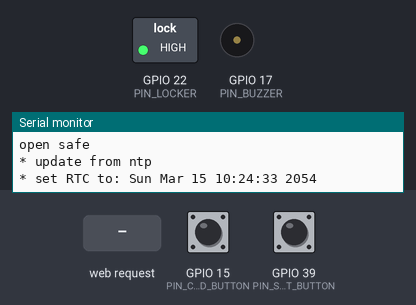
Recording of a program running on a simulated ESP32. Parts: switched loads named in the program (green lamp = pin HIGH), buzzer (waves = sounding), the last lines printed to the serial monitor. The inputs (shaded band) are chosen by the test bench; at power-on: GPIO 39 (PIN_START_BUTTON) LOW, GPIO 15 (PIN_CLOSED_BUTTON) LOW. WiFi joins after 1.5 s; servers stay silent unless stated; network time is answered at once with the bench clock; the local clock reads 2024-03-15 10:24:30 at power-on unless the program sets it; random numbers use the default seed unless the program sets one; EEPROM starts erased; not simulated (calls return 0 or success): credentials.h; pins used as bus, display or sensor lines are not drawn.

Above: at 4.7 s.
4.8 s: GPIO 39 (PIN_START_BUTTON) pulled HIGH for 0.15 s
6.4 s: HTTP request GET /start received
At 6.7 s:
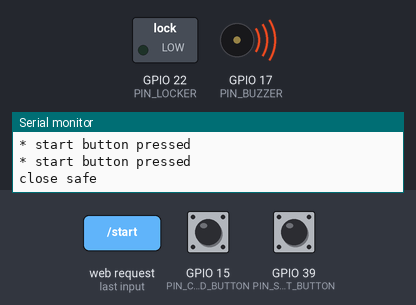
7.9 s: GPIO 39 (PIN_START_BUTTON) pulled HIGH for 1 s
At 10.0 s:
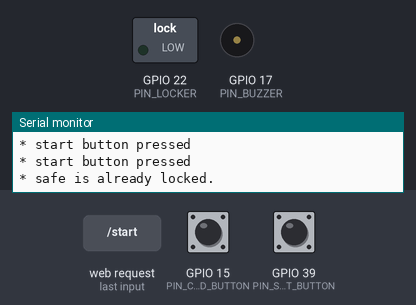
Timing chart, 0 to 11.5 s (numbered marks = the images above; inputs shaded):
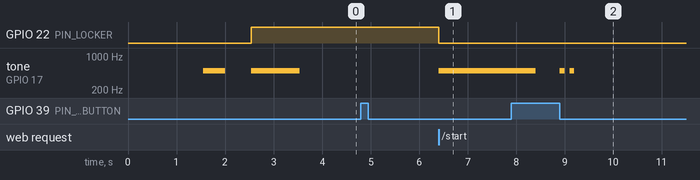

The program:

main.cpp
```cpp
#include <WiFi.h>
#include <WiFiClient.h>
#include <WebServer.h>
#include <ESPmDNS.h>
#include <Preferences.h>
#include <string>

#include <ThreeWire.h>
#include <RtcDS1302.h>

#include <WiFiUdp.h>
#include <NTPClient.h>

#include "driver/adc.h"
#include "lib/safe.h"
#include "lib/beepsound.h"
#include "credentials.h"

#define NAME_ADDRESS 0
#define START_CLOSE_PARAM "start"
#define OPEN_TIME_FIELD "open-time"

#define PIN_START_BUTTON GPIO_NUM_39
int startbuttonpressedCount = 0;

#define BUZZER_CHANNEL 0 // beep channel
#define PIN_BUZZER 17 // buzzer pin
#define PIN_LOCKER 22
#define PIN_CLOSED_BUTTON 15

#define PIN_RTC_POWER 14
#define PIN_CLK 27
#define PIN_DATA 26
#define PIN_RST 25

const time_t NO_TIME_SET = -1;

volatile bool safeOpen = false;

int unlockCode = 0;
const long todayTime = 1587711943;

BeepSound beep(BUZZER_CHANNEL);
WebServer server(80);
Preferences preferences;

ThreeWire myWire(PIN_DATA,PIN_CLK,PIN_RST);
RtcDS1302<ThreeWire> rtc(myWire);

WiFiUDP ntpUDP;
NTPClient ntp(ntpUDP);

time_t loadSafeOpenTime() {
  return preferences.getULong(OPEN_TIME_FIELD, -1);
}

void saveOpenTime(time_t time) {
  preferences.putULong(OPEN_TIME_FIELD,time);
}

void openSafe() {
  Serial.println("open safe");
  preferences.remove(OPEN_TIME_FIELD);
  digitalWrite(PIN_LOCKER, HIGH);
  beep.open();
}

void closeSafe() {
  Serial.println("close safe");
  safeOpen = false;
  digitalWrite(PIN_LOCKER, LOW);
  beep.close();
}

const time_t getCurrentTime() {
  if (rtc.IsDateTimeValid()) {
    return rtc.GetDateTime();
  } else {
    Serial.println("NOT SET!");
    return NO_TIME_SET;
  }
}

void handleSafeStatus() {
  if (safeOpen) {
    server.send(200, "text/html", "<h1>Safe is open</h1> <p>No time is set. Click on <a href='/start'>Start</a> to activate closing until next Friday.</p>");
  } else {
    char msg[500];
    time_t safeOpenTime = loadSafeOpenTime();
    time_t currentTime = getCurrentTime();
    String safeOpenTimeStr = ctime(&safeOpenTime);
    String currentTimeStr = ctime(&currentTime);
    snprintf(msg, 500, "<h1>safe is closed</h1><div><p>Today is %s</p> <p>open time %s</p></div>", currentTimeStr.c_str(), safeOpenTimeStr.c_str());
    server.send(200, "text/html ", msg);
  }
}

void handleUnlockCodeOpenSafe() {
  openSafe();
  server.send(200, "text/html", "<html><head><meta http-equiv=\"refresh\" content=\"1; URL=/\"></head></html>");
  delay(500);
  ESP.restart();
}

void closeSafeUntilFriday() {
  bool lockInOpenPosition = ( digitalRead(PIN_CLOSED_BUTTON) == LOW);
  if (!safeOpen) {
    Serial.println("* safe is already locked.");
    beep.noAccess();
  } else if (!lockInOpenPosition) {
    Serial.println("* safe door lock is closed and musted be in open position before locking!");
    beep.noAccess();
  } else {
    time_t newTime = moveDateToFriday(getCurrentTime());
    saveOpenTime(newTime);
    closeSafe();
  }
}

void handleCloseSafeUntilFriday() {
  closeSafeUntilFriday();
  handleSafeStatus();
}

void sleep() {
  digitalWrite(PIN_LOCKER, LOW);
  Serial.flush();
  WiFi.disconnect();
  WiFi.mode(WIFI_OFF);
  adc_power_off();
  Serial.println("* power off");
  delay(1000);
  esp_deep_sleep_start();
}

void powerOff() {
  beep.goodbye();
  sleep();
}

void updateRtc() {
  if (ntp.forceUpdate()) {
    Serial.println("* update from ntp");
    time_t now = ntp.getEpochTime();
    rtc.SetDateTime(now);
    Serial.printf("* set RTC to: %s",ctime(&now));
  } else {
    Serial.println("* coult not update NTP");
    beep.error();
    sleep();
  }

}

void IRAM_ATTR startButtonPressed() {
  Serial.println("* start button pressed");
  startbuttonpressedCount++;
}

void setup(void) {
  Serial.begin(115200);
  pinMode(PIN_BUZZER, OUTPUT);
  pinMode(PIN_RTC_POWER, OUTPUT);
  pinMode(PIN_LOCKER, OUTPUT);
  pinMode(PIN_START_BUTTON, INPUT);
  pinMode(PIN_CLOSED_BUTTON, PULLUP);
  digitalWrite(PIN_RTC_POWER, HIGH);


  // generate unlock code
  randomSeed(analogRead(0));
  unlockCode = random(99999);

  // init buzzer / ntp
  ledcSetup(BUZZER_CHANNEL, 500, 8);
  ledcAttachPin(PIN_BUZZER, BUZZER_CHANNEL);

  // set time store/preferences
  preferences.begin("tresor", false);

  // remove preferences on reset
  // preferences.remove(OPEN_TIME_FIELD);

  // enable deep sleep¨
  esp_sleep_enable_ext0_wakeup(PIN_START_BUTTON, 0);

  // init wifi
  WiFi.mode(WIFI_STA);
  WiFi.begin(AP_SSID, AP_PASSWORD);
  WiFi.setHostname("tresor");

  Serial.printf("Tresor v1.0 - unlock code %d\n",unlockCode);

  int count = 0;

  while (WiFi.status() != WL_CONNECTED) {
    delay(100);
    Serial.print(".");

    if (count++ > 100) {
      beep.error();
      sleep();
    }
  }
  beep.upAndRunning();
  delay(500);

  if (MDNS.begin("esp32")) {
    Serial.println("* MDNS responder started");
  }

  // time
  ntp.begin();

  time_t openSafeTime = loadSafeOpenTime();
  time_t currentTime = getCurrentTime();

  Serial.println("Opening Hours");
  Serial.printf("* curr-time is: %s",ctime(&currentTime));
  Serial.printf("* open-time is: %s",ctime(&openSafeTime));

  if (currentTime == NO_TIME_SET || currentTime < todayTime) {
    Serial.println("* time not set or invalid");
    updateRtc();
    safeOpen = true;
  } else {
    Serial.println("* time is set correctly, checking if it due ...");
    safeOpen = difftime(openSafeTime,currentTime) < 0;
  }

  // start server
  server.begin();

  if (safeOpen) {
    Serial.println("* safe is open");
    openSafe();
    updateRtc();
  } else {
    Serial.println("* access denied");
    beep.noAccess();
  }

  attachInterrupt(PIN_START_BUTTON, startButtonPressed, HIGH);

  server.on((String("/") + String(unlockCode)).c_str(), handleUnlockCodeOpenSafe);
  server.on("/start", handleCloseSafeUntilFriday);
  server.on("/", handleSafeStatus);
}

long lastTime = millis();

void loop(void) {

  // Serial.printf("* door state: %d\n",digitalRead(PIN_CLOSED_BUTTON));
  // delay(100);

  if (startbuttonpressedCount >= 4) {
    startbuttonpressedCount = 0;
    closeSafeUntilFriday();
  } else if (lastTime + (100 * 1000) > millis()) {
    server.handleClient();
  } else {
    powerOff();
  }
}
```

beepsound.cpp
```cpp
#include "beepsound.h"
#include <Arduino.h>

BeepSound::BeepSound(int mchannel) {
  channel = mchannel;
}

void BeepSound::single() {
  ledcWrite(channel,10);
  delay(100);
  ledcWrite(channel,0);
}

void BeepSound::reset() {
  ledcWrite(channel,10);
  delay(100);
  ledcWrite(channel,0);
  delay(100);
  ledcWrite(channel,10);
  delay(100);
  ledcWrite(channel,0);
}

void BeepSound::upAndRunning() {
  for (int i=0; i<10; i++) {
    ledcWrite(channel, i*10);
    delay(50);
  }
  ledcWrite(channel, 0);
}

void BeepSound::open() {
  ledcWrite(channel,10);
  delay(1000);
  ledcWrite(channel,0);
}

void BeepSound::close() {
  ledcWrite(channel,10);
  delay(2000);
  ledcWrite(channel,0);
}


void BeepSound::goodbye() {
  for (int i=0; i < 3; i++) {
    ledcWrite(channel,10);
    delay(100);
    ledcWrite(channel,0);
    delay(400);
  }
}

void BeepSound::noAccess() {
  ledcWrite(channel,20);
  delay(100);
  ledcWrite(channel,0);
  delay(100);
  ledcWrite(channel,20);
  delay(100);
  ledcWrite(channel,0);
  delay(100);
}

void BeepSound::error() {
  ledcWrite(channel,10);
  delay(2000);
  ledcWrite(channel,0);
}
```

beepsound.h
```cpp
#ifndef BEEPSOUND_H
#define BEEPSOUND_H

class BeepSound {
  private:
    int channel;
  public:
    BeepSound(int channel);
    void reset();
    void single();
    void error();
    void upAndRunning();
    void open();
    void close();
    void goodbye();
    void noAccess();
};

#endif
```

safe.cpp
```cpp
#include <Arduino.h>

void printTime(tm &time) {
  Serial.println(&time, "%A, %B %d %Y %H:%M:%S");
}

int countDaysUntilWeekDay(uint8_t targetWd, tm * time) {
  uint8_t days = (targetWd - time->tm_wday) % 7;
  if (days == 0) {
    return 7;
  } else {
    return days;
  }
}


#define TIMEZONE 60 * 60 * 2
#define TARGET_WEEKDAY 4 // Thursday

time_t moveDateToFriday(time_t tt) {
  tm * time = localtime(&tt);
  time->tm_sec += 60 * 60 * 24 * countDaysUntilWeekDay(TARGET_WEEKDAY, time) - TIMEZONE;
  time->tm_hour = 12;
  time->tm_min = 00;
  return mktime(time);
}
```

safe.h
```cpp
#include <Arduino.h>

time_t moveDateToFriday(time_t tt);
void printTime(tm &time);
```

Measured:
- after the input at 6.4 s, GPIO 22 (PIN_LOCKER): HIGH → LOW at once; tone on GPIO 17 (PIN_BUZZER): silent → 500 Hz at once
